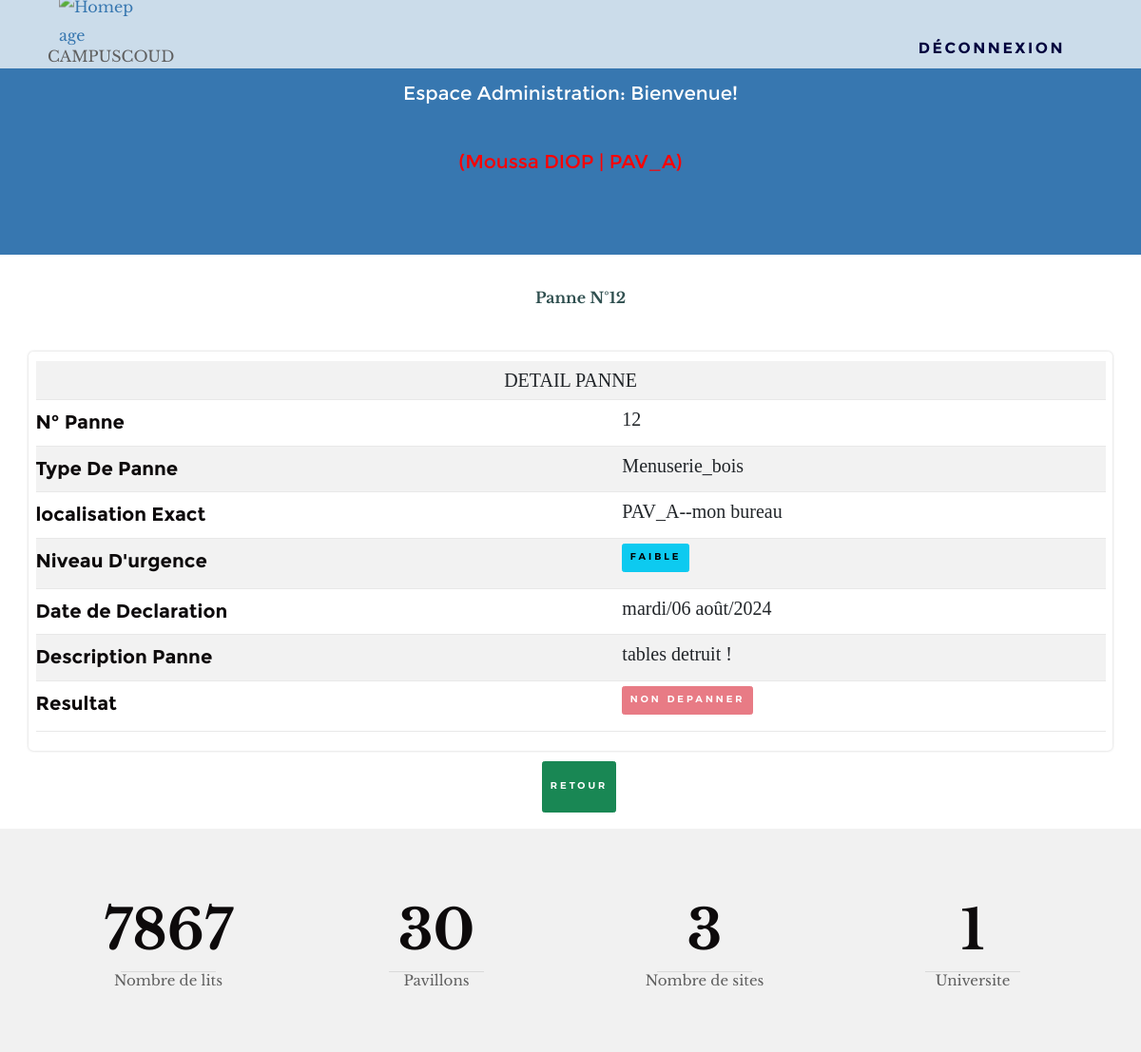
The page /profils/vuePanne.php?idPanne=12 (signed in) on the database its author committed.
### tables this page shows
CREATE TABLE `panne` (
  `id` int(11) NOT NULL,
  `type_panne` varchar(255) NOT NULL,
  `date_enregistrement` varchar(255) NOT NULL,
  `description` text NOT NULL,
  `localisation` varchar(255) NOT NULL,
  `niveau_urgence` varchar(50) NOT NULL,
  `id_chef_residence` int(11) DEFAULT NULL
);

### traitement/fonction.php (called while the page is built, shortened)
<?php
function obtenirPanneParId($connexion, $panneId) {
    $sql = "
        SELECT
            p.id AS panne_id,
            p.type_panne,
            p.date_enregistrement,
            p.description AS panne_description,
            p.localisation,
            p.niveau_urgence,
            u.nom AS chef_nom,
            u.profil1 AS chef_role,
            i.id AS intervention_id,
            i.date_intervention,
            i.description_action,
            i.resultat,
            i.personne_agent,
            o.id AS observation_id,
            o.evaluation_qualite,
            o.date_observation,
            o.commentaire_suggestion,
            m.id AS imputation_id,
            m.id_chef_dst,
            m.instruction,
            m.date_imputation
        FROM Panne p
        LEFT JOIN Utilisateur u ON p.id_chef_residence = u.id
        LEFT JOIN Intervention i ON p.id = i.id_panne
        LEFT JOIN Observation o ON p.id = o.id_panne
        LEFT JOIN Imputation m ON p.id = m.id_panne
        WHERE p.id = ?
    ";
    $stmt = $connexion->prepare($sql);
    $stmt->bind_param('i', $panneId);
    $stmt->execute();
    $result = $stmt->get_result();
    return $result->fetch_all(MYSQLI_ASSOC);
}

### profils/vuePanne.php (the view, shortened to what this page needs)
<?php
include('../traitement/fonction.php');
include('../traitement/requete.php');
$idPanne = isset($_GET['idPanne']) ? (int)$_GET['idPanne'] : null;
$pannes = obtenirPanneParId($connexion, $idPanne);
?>
<!DOCTYPE html>
<html lang="en">
<head>
    <link rel="stylesheet" href="assets/css/base.css" />
    <link rel="stylesheet" href="../assets/css/vendor.css" />
    <link rel="stylesheet" href="../assets/css/main.css" />
    <link rel="stylesheet" href="../assets/css/login.css" />
    <link rel="stylesheet" href="../assets/bootstrap/css/bootstrap.min.css">
    <link rel="stylesheet" href="../assets/css/styles.css">
    <link rel="stylesheet" href="../assets/bootstrap/css/bootstrap.min.css">
    <link rel="stylesheet" href="../assets/bootstrap/js/bootstrap.min.js">
    <link rel="stylesheet" href="../assets/bootstrap/js/bootstrap.bundle.min.js">
    <link href="https://cdn.jsdelivr.net/npm/bootstrap@5.0.2/dist/css/bootstrap.min.css" rel="stylesheet"
>
</head>
<body>
    <?php include('../head.php'); ?>
    <br>
    <ul class="nav justify-content-center">
        <li class="nav-item">
            <strong>Panne N°<?php echo htmlspecialchars($idPanne); ?></strong>
        </li>
    </ul>
    <br>
    <div id="refreshedContent" class="container">
        <table class="table table-striped" style="font-size: 20px; font-family: 'Times New Roman', Times, serif;">
            <tbody>
                <tr>
                    <td colspan="2" style="text-align: center;">DETAIL PANNE</td>
                </tr>
                <?php if ($pannes): ?>
                <?php foreach ($pannes as $panne): ?>
                <tr>
                    <th scope="col">N° Panne</th>
                    <td><?php echo htmlspecialchars($panne['panne_id']); ?></td>
                </tr>
                <tr>
                    <th scope="col">Type De Panne</th>
                    <td><?php echo htmlspecialchars($panne['type_panne']); ?></td>
                </tr>
                <tr>
                    <th scope="col">localisation Exact</th>
                    <td><?php echo htmlspecialchars($panne['localisation']); ?></td>
                </tr>
                <tr>
                    <th scope="col">Niveau D'urgence</th>
                    <td>
                        <?php if ($panne['niveau_urgence'] == 'Faible'): ?>
                        <button class="btn btn-info" style="width:;height: 30px;">Faible</button>
                        <?php elseif($panne['niveau_urgence'] == 'Moyenne'): ?>
                        <button class="btn btn-warning" style="width:;height: 30px;">Moyenne</button>
                        <?php elseif($panne['niveau_urgence'] == 'Èlevèe'): ?>
                        <button class="btn btn-danger" style="width:;height: 30px;">Èlevèe</button>
                        <?php endif; ?>
                    </td>
                </tr>
                <tr>
                    <th scope="col">Date de Declaration</th>
                    <td><?php  echo htmlspecialchars($panne['date_enregistrement']);  ?></td>
                </tr>
                <tr>
                    <th scope="col">Description Panne</th>
                    <td><?php echo htmlspecialchars($panne['panne_description']); ?></td>
                </tr>
                <tr>
                    <th scope="col">Resultat</th>
                    <td>
                        <?php if ($panne['resultat'] == 'depanner'): ?>
                        <button class="btn btn-success" disabled style="width:;height: 30px;">Dépanné</button>
                        <?php elseif ($panne['resultat'] == 'en cours'): ?>
                        <button class="btn btn-warning btn-depanner" style="width:;height: 30px;"
                            data-panne-id="<?php echo $panne['panne_id']; ?>" data-bs-toggle="modal"
                            data-bs-target="#exampleModal">en cours...</button>
                        <?php else: ?>
                        <button class="btn btn-danger" disabled style="width:;height: 30px;">Non Depanner</button>
                        <?php endif; ?>
                    </td>
                </tr>
                <?php endforeach; ?>
                <?php else: ?>
                <tr>
                    <td colspan="7">Aucune panne trouvée ou erreur.</td>
                </tr>
                <?php endif; ?>
            </tbody>
        </table>
    </div>
    <ul class="nav justify-content-center">
        <li class="nav-item">
            <a class="nav-link active" href="javascript:history.back()"><button
                    class="btn btn-success">Retour</button></a>
        </li>
    </ul>
</body>
<?php include('../footer.php'); ?>
</html>

### assets/css/base.css (style rules this page uses)
html { font-family: sans-serif; line-height: 1.15; -ms-text-size-adjust: 100%; -webkit-text-size-adjust: 100%; }
body { margin: 0; }
a { background-color: transparent; -webkit-text-decoration-skip: objects; }
b, strong { font-weight: inherit; }
b, strong { font-weight: bolder; }
button, input, optgroup, select, textarea { font-family: sans-serif; font-size: 100%; line-height: 1.15; margin: 0; }
button, input { overflow: visible; }
button, select { text-transform: none; }
button, html [type="button"], [type="reset"], [type="submit"] { -webkit-appearance: button; }
html { font-size: 62.5%; box-sizing: border-box; }
*, *::before, *::after { box-sizing: inherit; }
body { font-weight: normal; line-height: 1; word-wrap: break-word; text-rendering: optimizeLegibility; -webkit-overflow-scrolling: touch; -webkit-text-size-adjust: none; }
body, input, button { -moz-osx-font-smoothing: grayscale; -webkit-font-smoothing: antialiased; }
div, dl, dt, dd, ul, ol, li, h1, h2, h3, h4, h5, h6, pre, form, p, blockquote, th, td { margin: 0; padding: 0; }
strong, b { font-weight: bold; line-height: inherit; }
ol, ul { list-style: none; }
li { display: block; }
a { text-decoration: none; line-height: inherit; }

### assets/css/main.css (style rules this page uses)
html { font-size: 10px; font-family:'Times New Roman', Times, serif }
html, body { height: 100%; }
body { background: #ffffff; font-family: "librebaskerville-regular", serif; font-size: 1.6rem; line-height: 1.875; color: #5f5f5f; margin: 0; padding: 0; }
a { color: #3777B0; -webkit-transition: all 0.3s ease-in-out; transition: all 0.3s ease-in-out; }
em, i, strong, b { font-size: inherit; line-height: inherit; font-style: normal; font-weight: normal; }
strong, b { font-family: "librebaskerville-bold", serif; }
ul { list-style: disc; }
li { display: list-item; }
ol, ul { margin-left: 1.7rem; }
ul li { padding-left: .4rem; }
table { border-width: 0; width: 100%; max-width: 100%; font-family: "librebaskerville-regular", serif; }
th, td { padding: 1.5rem 3rem; text-align: left; border-bottom: 1px solid #E8E8E8; }
th { color: #0D0A0B; font-family: "montserrat-bold", sans-serif; }
td { line-height: 1.5; }
th:first-child, td:first-child { padding-left: 0; }
th:last-child, td:last-child { padding-right: 0; }

### assets/css/login.css (style rules this page uses)
.container { max-width: 600px; margin: 50px auto; margin: 0.5% auto; margin-top: 1%; padding: 20px; border-radius: 5px; box-shadow: 0 0 3px rgba(0, 0, 0, 0.2); text-align: center; }
body { background-color: #f3f3f3; }
.btn, button, input[type="submit"], input[type="reset"], input[type="button"] { display: inline-block; font-family: "montserrat-semibold", sans-serif; font-size: 1.2rem; text-transform: uppercase; letter-spacing: 0.3rem; height: 5.4rem; line-height: calc(5.4rem - 0.6rem); padding: 0 3rem; margin: 0 0.3rem 1.2rem 0; color: #151515; text-decoration: none; cursor: pointer; text-align: center; white-space: nowrap; -webkit-transition: all 0.3s ease-in-out; transition: all 0.3s ease-in-out; background-color: #c5c5c5; border: 0.3rem solid #c5c5c5; }
button, .btn { margin-bottom: 1.2rem; }
input, textarea, select, pre, blockquote, figure, table, p, ul, ol, dl, form, .video-container, .ss-custom-select { margin-bottom: 3rem; }

### assets/css/styles.css (style rules this page uses)
body { font-family: Arial, sans-serif; background-color: #f2f2f2; }
.container { max-width: 500px; padding: 10px; background-color: #fff; border-radius: 5px; box-shadow: 0 0 3px rgba(0, 0, 0, 0.2); width: 50%; text-align: center; }
a { text-decoration: none; }
a { text-decoration: none !important; }
li, a { font-size: 16px !important; }
strong { text-align: center; margin-bottom: 1%; font-size: 20px; color: darkslategray; }

### rows shown on the page
panne: id "12", type_panne "Menuserie_bois", localisation "PAV_A--mon bureau", niveau_urgence "FAIBLE", date_enregistrement "mardi/06 août/2024", description "tables detruit !"

### other values the page prints
$_SESSION['prenom'] "Moussa"
$_SESSION['nom'] "DIOP"
$_SESSION['profil2'] "PAV_A"
$idPanne "12"
